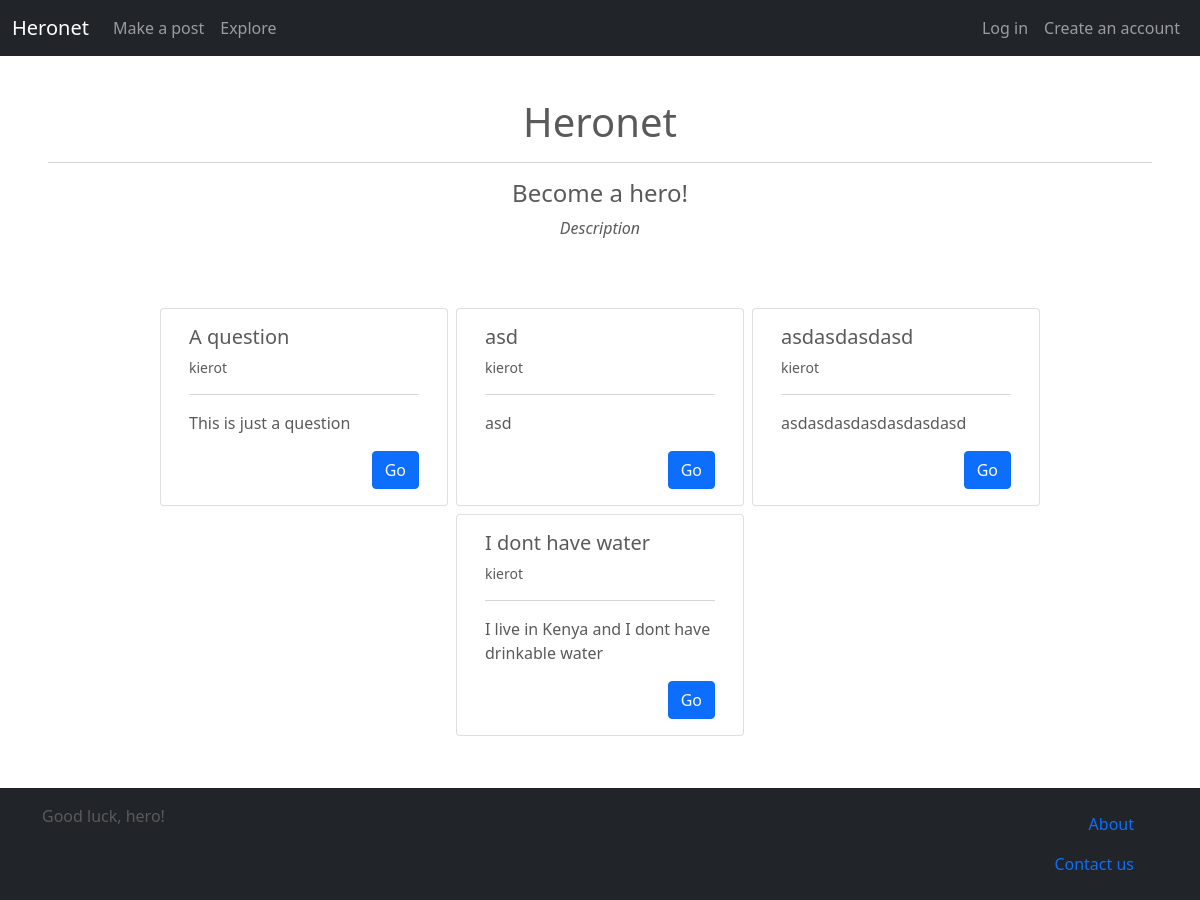
Before: / with the older database file.
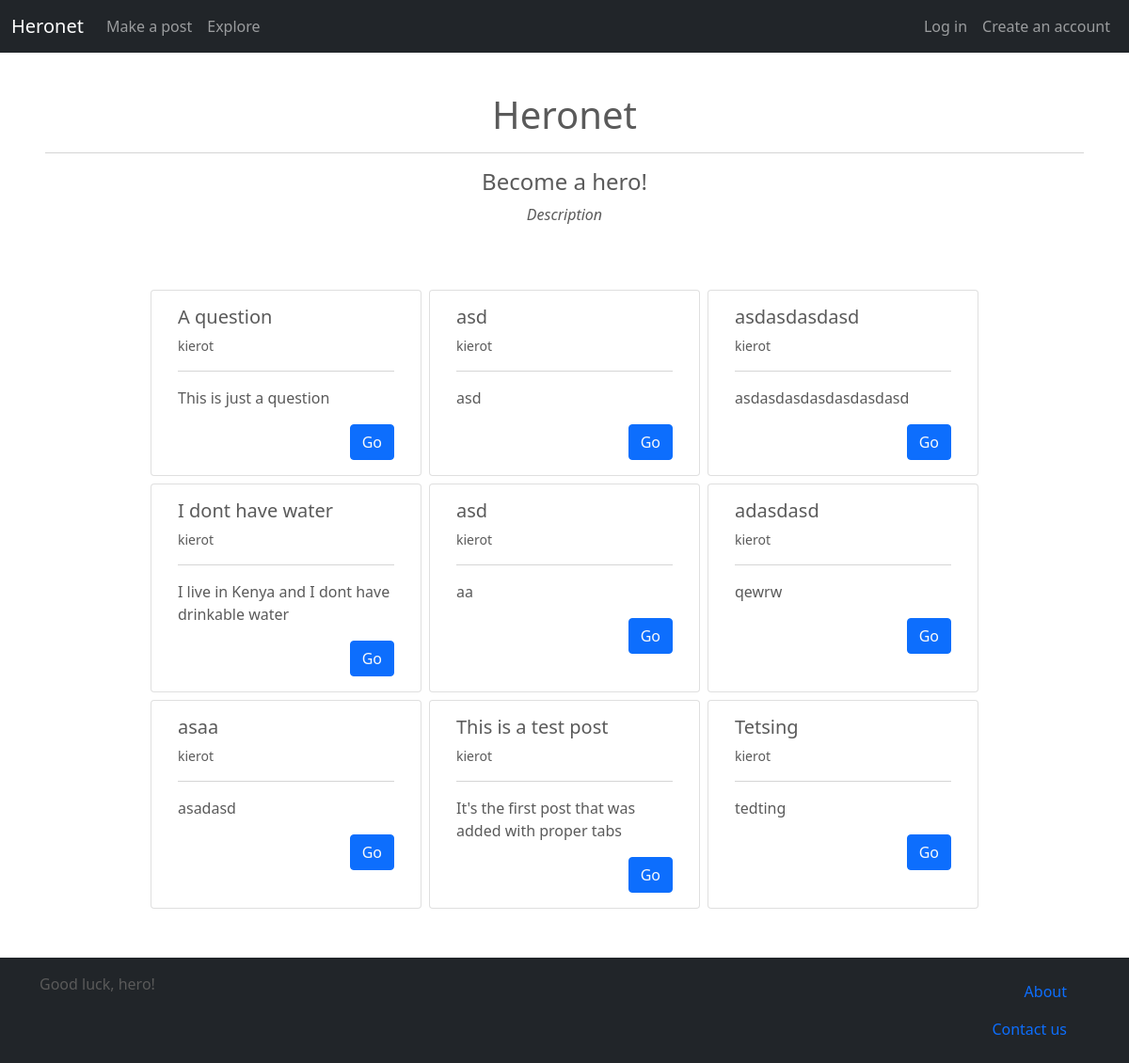
After: the same page with the newer database file.
### main/models.py (models this page shows, shortened)
class Post(models.Model):
    title = models.CharField(max_length=120)
    text = models.CharField(max_length=2000)
    author = models.ForeignKey(User, on_delete=models.PROTECT)
    reply_post = models.IntegerField(null=True, blank=True)
    reply_tab = models.IntegerField(null=True, blank=True)

### main/views.py (the view)
# urls.py: 2. Add a URL to urlpatterns:  path('', views.home, name='home')
def home(request):
    posts = Post.objects.all().filter(reply_post=None)
    content = {
        'posts':posts,
    }
    return render(request, 'index.html', content)

### main/templates/index.html (shortened to what this page needs)
{% extends 'base.html' %}
{% block content %}
<div class='container'>
    <div class="row text-center">
        <h1 class='mb-3'>Heronet</h1>
        <hr>
        <h4>Become a hero!</h4>
        <p><i>Description</i></p>
    </div>
    <div class='d-flex row mt-5 justify-content-center'>
        {% for post in posts %}
            {% include 'builder/post_prev.html' %}
        {% endfor %}
    </div>
</div>
{% endblock %}

### main/templates/builder/post_prev.html (shortened to what this page needs)
<div class="card m-1 post-preview" style="width: 18rem;" onclick="{% if selected == 'focused' %}focused(this){% endif %}">
    <div class="card-body">
        <div class='row'>
            <h5 class="card-title">{{post.title}}</h5>
            <small>{{post.author}}</small>
        </div>
        <hr>
        <p class="card-text">{{post.text}}</p>
        <div class='d-flex justify-content-end'>
            <a href="{% url 'post' id=post.id %}" class='btn btn-primary text-light'>Go</a>
        </div>
    </div>
</div>

Changed rows visible on the page:
added Post: title "asd", author "kierot", text "aa"
added Post: title "adasdasd", author "kierot", text "qewrw"
added Post: title "asaa", author "kierot", text "asadasd"
added Post: title "This is a test post", author "kierot", text "It's the first post that was added with proper tabs"
added Post: title "Tetsing", author "kierot", text "tedting"
